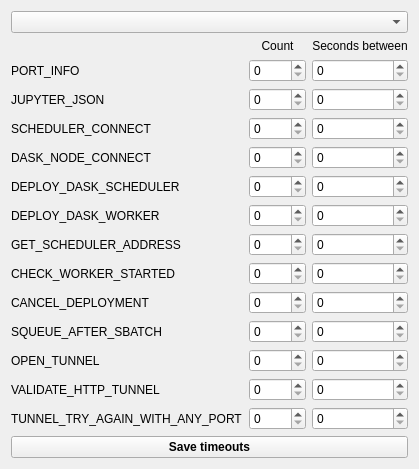
<?xml version="1.0" encoding="UTF-8"?>
<ui version="4.0">
 <class>Form</class>
 <widget class="QWidget" name="Form">
  <property name="enabled">
   <bool>true</bool>
  </property>
  <property name="geometry">
   <rect>
    <x>0</x>
    <y>0</y>
    <width>419</width>
    <height>405</height>
   </rect>
  </property>
  <property name="windowTitle">
   <string>Form</string>
  </property>
  <layout class="QGridLayout" name="gridLayout">
   <item row="2" column="0">
    <widget class="QLabel" name="port_info_label">
     <property name="text">
      <string>PORT_INFO</string>
     </property>
    </widget>
   </item>
   <item row="2" column="1">
    <widget class="QSpinBox" name="port_info_count"/>
   </item>
   <item row="5" column="2">
    <widget class="QSpinBox" name="dask_node_connect_seconds"/>
   </item>
   <item row="9" column="0">
    <widget class="QLabel" name="check_worker_started_label">
     <property name="text">
      <string>CHECK_WORKER_STARTED</string>
     </property>
    </widget>
   </item>
   <item row="3" column="2">
    <widget class="QSpinBox" name="jupyter_json_seconds"/>
   </item>
   <item row="4" column="2">
    <widget class="QSpinBox" name="scheduler_connect_seconds"/>
   </item>
   <item row="3" column="0">
    <widget class="QLabel" name="jupyter_json_label">
     <property name="text">
      <string>JUPYTER_JSON</string>
     </property>
    </widget>
   </item>
   <item row="6" column="0">
    <widget class="QLabel" name="deploy_dask_scheduler_label">
     <property name="text">
      <string>DEPLOY_DASK_SCHEDULER</string>
     </property>
    </widget>
   </item>
   <item row="6" column="2">
    <widget class="QSpinBox" name="deploy_dask_scheduler_seconds"/>
   </item>
   <item row="3" column="1">
    <widget class="QSpinBox" name="jupyter_json_count"/>
   </item>
   <item row="7" column="2">
    <widget class="QSpinBox" name="deploy_dask_worker_seconds"/>
   </item>
   <item row="8" column="0">
    <widget class="QLabel" name="get_scheduler_address_label">
     <property name="text">
      <string>GET_SCHEDULER_ADDRESS</string>
     </property>
    </widget>
   </item>
   <item row="8" column="1">
    <widget class="QSpinBox" name="get_scheduler_address_count"/>
   </item>
   <item row="7" column="0">
    <widget class="QLabel" name="deploy_dask_worker_label">
     <property name="text">
      <string>DEPLOY_DASK_WORKER</string>
     </property>
    </widget>
   </item>
   <item row="5" column="0">
    <widget class="QLabel" name="dask_node_connect_label">
     <property name="text">
      <string>DASK_NODE_CONNECT</string>
     </property>
    </widget>
   </item>
   <item row="6" column="1">
    <widget class="QSpinBox" name="deploy_dask_scheduler_count"/>
   </item>
   <item row="5" column="1">
    <widget class="QSpinBox" name="dask_node_connect_count"/>
   </item>
   <item row="2" column="2">
    <widget class="QSpinBox" name="port_info_seconds"/>
   </item>
   <item row="4" column="0">
    <widget class="QLabel" name="scheduler_connect_label">
     <property name="text">
      <string>SCHEDULER_CONNECT</string>
     </property>
    </widget>
   </item>
   <item row="7" column="1">
    <widget class="QSpinBox" name="deploy_dask_worker_count"/>
   </item>
   <item row="4" column="1">
    <widget class="QSpinBox" name="scheduler_connect_count"/>
   </item>
   <item row="8" column="2">
    <widget class="QSpinBox" name="get_scheduler_address_seconds"/>
   </item>
   <item row="9" column="1">
    <widget class="QSpinBox" name="check_worker_started_count"/>
   </item>
   <item row="0" column="0" colspan="3">
    <widget class="QComboBox" name="cluster_names_box"/>
   </item>
   <item row="14" column="1">
    <widget class="QSpinBox" name="tunnel_try_again_with_any_port_count"/>
   </item>
   <item row="13" column="0">
    <widget class="QLabel" name="validate_http_tunnel_label">
     <property name="text">
      <string>VALIDATE_HTTP_TUNNEL</string>
     </property>
    </widget>
   </item>
   <item row="11" column="1">
    <widget class="QSpinBox" name="squeue_after_sbatch_count"/>
   </item>
   <item row="11" column="0">
    <widget class="QLabel" name="squeue_after_sbatch_label">
     <property name="text">
      <string>SQUEUE_AFTER_SBATCH</string>
     </property>
    </widget>
   </item>
   <item row="14" column="2">
    <widget class="QSpinBox" name="tunnel_try_again_with_any_port_seconds"/>
   </item>
   <item row="12" column="0">
    <widget class="QLabel" name="open_tunnel_label">
     <property name="text">
      <string>OPEN_TUNNEL</string>
     </property>
    </widget>
   </item>
   <item row="10" column="2">
    <widget class="QSpinBox" name="cancel_deployment_seconds"/>
   </item>
   <item row="9" column="2">
    <widget class="QSpinBox" name="check_worker_started_seconds"/>
   </item>
   <item row="10" column="0">
    <widget class="QLabel" name="cancel_deployment_label">
     <property name="text">
      <string>CANCEL_DEPLOYMENT</string>
     </property>
    </widget>
   </item>
   <item row="12" column="1">
    <widget class="QSpinBox" name="open_tunnel_count"/>
   </item>
   <item row="13" column="1">
    <widget class="QSpinBox" name="validate_http_tunnel_count"/>
   </item>
   <item row="10" column="1">
    <widget class="QSpinBox" name="cancel_deployment_count"/>
   </item>
   <item row="12" column="2">
    <widget class="QSpinBox" name="open_tunnel_seconds"/>
   </item>
   <item row="14" column="0">
    <widget class="QLabel" name="tunnel_try_again_with_any_port_label">
     <property name="text">
      <string>TUNNEL_TRY_AGAIN_WITH_ANY_PORT</string>
     </property>
    </widget>
   </item>
   <item row="11" column="2">
    <widget class="QSpinBox" name="squeue_after_sbatch_seconds"/>
   </item>
   <item row="13" column="2">
    <widget class="QSpinBox" name="validate_http_tunnel_seconds"/>
   </item>
   <item row="1" column="1">
    <widget class="QLabel" name="cluster_name_addc_label_29">
     <property name="text">
      <string>Count</string>
     </property>
     <property name="alignment">
      <set>Qt::AlignCenter</set>
     </property>
    </widget>
   </item>
   <item row="1" column="2">
    <widget class="QLabel" name="cluster_name_addc_label_30">
     <property name="text">
      <string>Seconds between</string>
     </property>
     <property name="alignment">
      <set>Qt::AlignCenter</set>
     </property>
    </widget>
   </item>
   <item row="15" column="0" colspan="3">
    <widget class="QPushButton" name="save_timeouts_button">
     <property name="sizePolicy">
      <sizepolicy hsizetype="Expanding" vsizetype="Fixed">
       <horstretch>0</horstretch>
       <verstretch>0</verstretch>
      </sizepolicy>
     </property>
     <property name="font">
      <font>
       <weight>75</weight>
       <bold>true</bold>
      </font>
     </property>
     <property name="text">
      <string>Save timeouts</string>
     </property>
    </widget>
   </item>
  </layout>
 </widget>
 <resources/>
 <connections/>
</ui>
